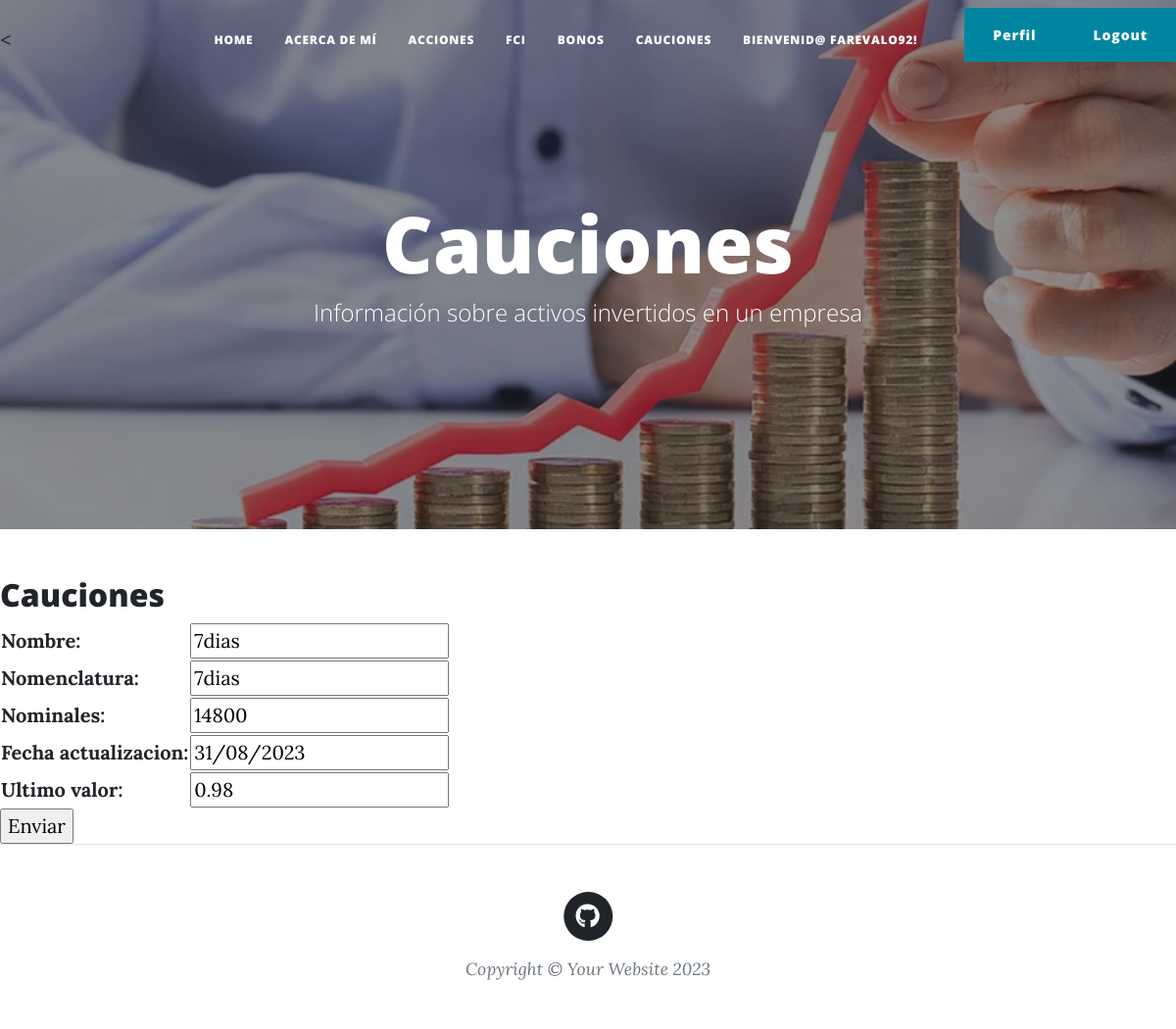
The app's page /update_cauciones/1/ (signed in) with its own data.
### aplicacion/models.py (models this page shows, shortened)
class Cauciones(models.Model):
    nombre=models.CharField(max_length=50)
    nomenclatura=models.CharField(max_length=50)
    nominales=models.IntegerField()
    ultimo_valor=models.DecimalField(decimal_places=2, max_digits=50)
    fecha_actualizacion=models.DateField()
    class Meta:
        verbose_name="Caución"
        verbose_name_plural="Cauciones"
        ordering=['nombre']

### aplicacion/views.py (the view)
# urls.py: path('update_cauciones/<int:pk>/', CaucionesUpdate.as_view() , name='update_cauciones' ),
class CaucionesUpdate(UpdateView):
    model = Cauciones
    fields = ['nombre', 'nomenclatura', 'nominales','fecha_actualizacion','ultimo_valor']
    success_url = reverse_lazy('cauciones')

### aplicacion/templates/aplicacion/cauciones_form.html (shortened to what this page needs)
{% extends 'aplicacion/base.html' %}
{% load static %}
{% block titulo %}Cauciones{% endblock titulo %}
{% block contenido %}
    <h2>Cauciones</h2>
    <form action="" method="POST">
        <table>
            {{ form.as_table }}
        </table>
        <input type="submit" value="Enviar">
    </form>
{% endblock contenido %}

### aplicacion/templates/aplicacion/base.html (shortened to what this page needs)
<!DOCTYPE html>
<html lang="en">
    {%load static%}
    <head>
        <link href="{% static 'aplicacion/css/styles.css' %}" rel="stylesheet" />
    </head>
    <body>
        <nav class="navbar navbar-expand-lg navbar-light" id="mainNav">
                    <<ul class="navbar-nav ms-auto py-4 py-lg-0">
                        <li class="nav-item" role="presentation" style="color:white"><a class="nav-link px-lg-3 py-3 py-lg-4" href="{% url 'home' %}">Home</a></li>
                        {% if user.is_authenticated %}
                            <li class="nav-item"><a class="nav-link px-lg-3 py-3 py-lg-4" href="{% url 'aboutMe' %}">Acerca de Mí</a></li>
                            <li class="nav-item"><a class="nav-link px-lg-3 py-3 py-lg-4" href="{% url 'acciones' %}">Acciones</a></li>
                            <li class="nav-item"><a class="nav-link px-lg-3 py-3 py-lg-4" href="{% url 'fci' %}">FCI</a></li>
                            <li class="nav-item"><a class="nav-link px-lg-3 py-3 py-lg-4" href="{% url 'bonos' %}">Bonos</a></li>
                            <li class="nav-item"><a class="nav-link px-lg-3 py-3 py-lg-4" href="{% url 'cauciones' %}">Cauciones</a></li>
                            <li class="nav-item"><a class="nav-link px-lg-3 py-3 py-lg-4" style="color:white">Bienvenid@ {{user.username}}!</a></li>
                            <li class="nav-item"><a class="nav-link px-lg-3 py-3 py-lg-3" style="color:white">
                                </a>
                            </li>
                            <li class="nav-item"><a class="btn btn-primary" href="{% url 'editar_perfil' %}">Perfil</a></li>
                            <li class="nav-item"><a class="btn btn-primary" href="{% url 'logout' %}">Logout</a></li>
                        {% else %}
                            <li class="nav-item"><a class="btn btn-success" href="{% url 'registro' %}">Registro</a></li>
                            <li class="nav-item"><a class="btn btn-primary" href="{% url 'login' %}">Login</a></li>
                        {% endif %}
                    </ul>
        </nav>
        <header class="masthead" style="background-image: url('/static/aplicacion/assets/img/home-bg.jpg')">
            <div class="container position-relative px-4 px-lg-5">
                <div class="row gx-4 gx-lg-5 justify-content-center">
                    <div class="col-md-10 col-lg-8 col-xl-7">
                        <div class="page-heading">
                            <h1>
                            {% block titulo %}{% endblock titulo %}
                            </h1>
                            <h3><span class="subheading">Información sobre activos invertidos en un empresa</span></h3>
                        </div>
                    </div>
                </div>
            </div>
        </header>
        <section class="content">
            {% block contenido %}
            {% endblock contenido %}
        </section>
        <footer class="border-top">
            <div class="container px-4 px-lg-5">
                <div class="row gx-4 gx-lg-5 justify-content-center">
                    <div class="col-md-10 col-lg-8 col-xl-7">
                        <ul class="list-inline text-center">
                            <li class="list-inline-item">
                                <a href="https://github.com/farevalo92">
                                    <span class="fa-stack fa-lg">
                                        <i class="fas fa-circle fa-stack-2x"></i>
                                        <i class="fab fa-github fa-stack-1x fa-inverse"></i>
                                    </span>
                                </a>
                            </li>
                        </ul>
                        <div class="small text-center text-muted fst-italic">Copyright &copy; Your Website 2023</div>
                    </div>
                </div>
            </div>
        </footer>
    </body>
</html>

### records on screen
Cauciones: nombre "7dias", nomenclatura "7dias", nominales "14800", fecha_actualizacion "31/08/2023", ultimo_valor "0.98"

### other values on screen
{{ user.username }} "FAREVALO92"
